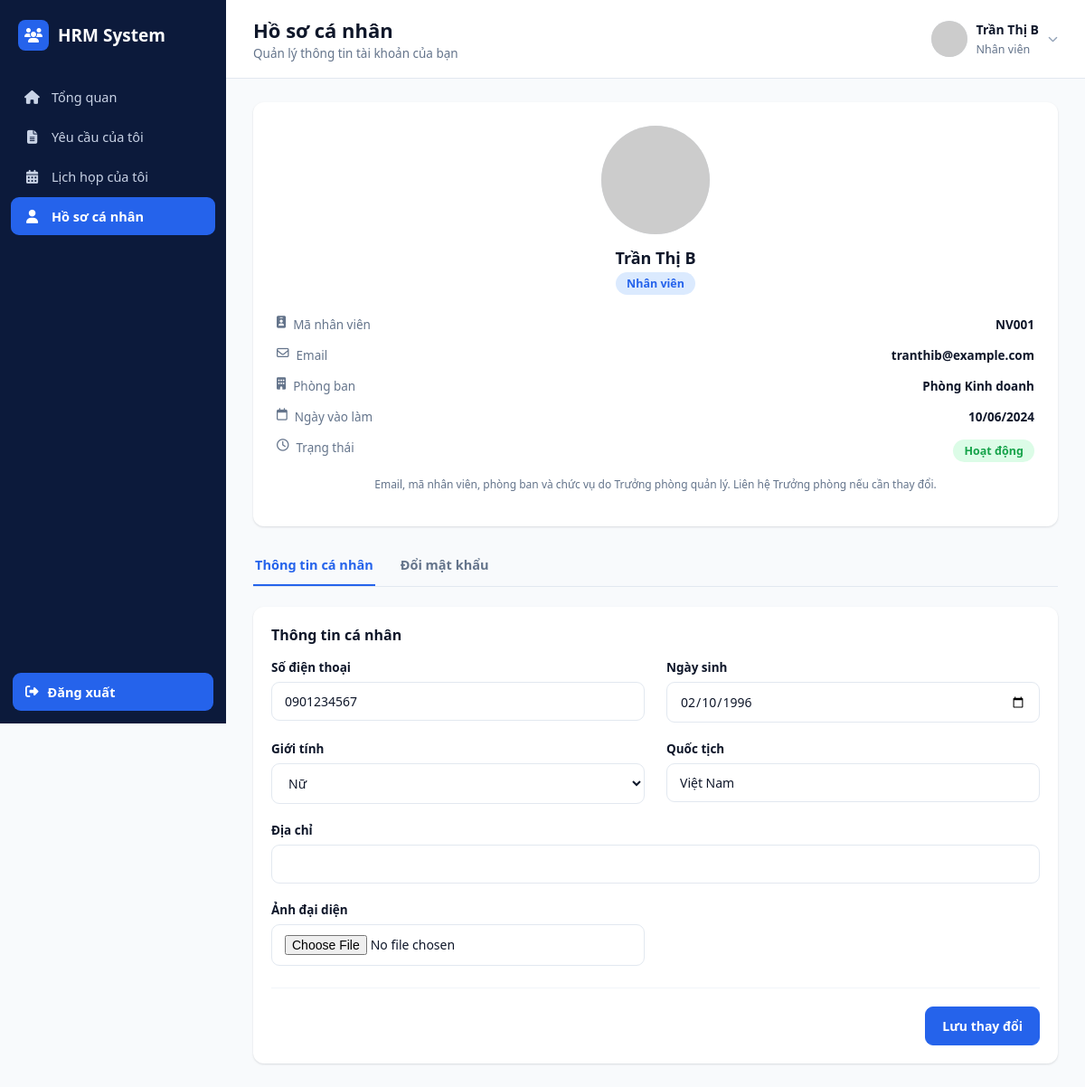
Page /employee/profile.php (signed in) on the committed database.
### tables this page shows
CREATE TABLE nhan_vien (
    id INT AUTO_INCREMENT PRIMARY KEY,
    ma_nv VARCHAR(20) NOT NULL UNIQUE,
    ho_ten VARCHAR(100) NOT NULL,
    email VARCHAR(100) NOT NULL UNIQUE,
    mat_khau VARCHAR(255) NOT NULL,
    sdt VARCHAR(20) DEFAULT NULL,
    chuc_vu ENUM('Nhân viên','Trưởng phòng') NOT NULL DEFAULT 'Nhân viên',
    gioi_tinh ENUM('Nam','Nữ','Khác') DEFAULT 'Nam',
    ngay_sinh DATE DEFAULT NULL,
    ngay_vao_lam DATE DEFAULT NULL,
    dia_chi TEXT,
    phong_ban_id INT DEFAULT NULL,
    avatar VARCHAR(255) DEFAULT NULL,
    trang_thai ENUM('Hoạt động','Nghỉ việc') NOT NULL DEFAULT 'Hoạt động',
    cccd VARCHAR(20) DEFAULT NULL,
    ngay_cap DATE DEFAULT NULL,
    noi_cap VARCHAR(150) DEFAULT NULL,
    tinh_trang_hon_nhan VARCHAR(50) DEFAULT NULL,
    quoc_tich VARCHAR(50) DEFAULT 'Việt Nam',
    ghi_chu TEXT,
    created_at TIMESTAMP DEFAULT CURRENT_TIMESTAMP,
    FOREIGN KEY (phong_ban_id) REFERENCES phong_ban(id) ON DELETE SET NULL
);

CREATE TABLE phong_ban (
    id INT AUTO_INCREMENT PRIMARY KEY,
    ten_phong_ban VARCHAR(100) NOT NULL
);

### includes/auth.php (called while the page is built, shortened)
<?php
require_once __DIR__ . '/../config/db.php';
function require_employee()
{
    $u = current_user();
}
function current_user()
{
    global $pdo;
    static $user = null;
    if ($user !== null) {
        return $user;
    }
    $stmt = $pdo->prepare('SELECT nv.*, pb.ten_phong_ban FROM nhan_vien nv
                            LEFT JOIN phong_ban pb ON pb.id = nv.phong_ban_id
                            WHERE nv.id = ?');
    $stmt->execute([$_SESSION['user_id']]);
    $user = $stmt->fetch();
    return $user;
}
function format_date($date, $withTime = false)
{
    $ts = strtotime($date);
    return $withTime ? date('d/m/Y H:i', $ts) : date('d/m/Y', $ts);
}
function e($str)
{
    return htmlspecialchars($str ?? '', ENT_QUOTES, 'UTF-8');
}

### employee/profile.php (the view, shortened to what this page needs)
<?php
require_once __DIR__ . '/../includes/auth.php';
require_employee();
$page_title = 'Hồ sơ cá nhân';
$page_subtitle = 'Quản lý thông tin tài khoản của bạn';
include __DIR__ . '/includes/head_meta.php';
?>
<div class="app">
    <?php include __DIR__ . '/includes/sidebar.php'; ?>
    <div class="main">
        <?php include __DIR__ . '/includes/header.php'; ?>
        <div class="content">
            <div class="profile-grid">
                <div class="profile-side">
                    <div class="avatar-wrap">
                        <img id="sideAvatar" src="<?= !empty($u['avatar']) ? '../uploads/avatars/'.e($u['avatar']) : 'https://ui-avatars.com/api/?background=2563eb&color=fff&size=120&name='.urlencode($u['ho_ten']) ?>">
                    </div>
                    <h2><?= e($u['ho_ten']) ?></h2>
                    <span class="role-badge"><?= e($u['chuc_vu']) ?></span>
                    <div class="info-list">
                        <div class="row"><span class="ic"><i class="fa-solid fa-id-badge"></i> Mã nhân viên</span><b><?= e($u['ma_nv']) ?></b></div>
                        <div class="row"><span class="ic"><i class="fa-regular fa-envelope"></i> Email</span><b><?= e($u['email']) ?></b></div>
                        <div class="row"><span class="ic"><i class="fa-solid fa-building"></i> Phòng ban</span><b><?= e($u['ten_phong_ban'] ?? '—') ?></b></div>
                        <div class="row"><span class="ic"><i class="fa-regular fa-calendar"></i> Ngày vào làm</span><b><?= format_date($u['ngay_vao_lam']) ?></b></div>
                        <div class="row"><span class="ic"><i class="fa-regular fa-clock"></i> Trạng thái</span><b><span class="badge-status active"><?= e($u['trang_thai']) ?></span></b></div>
                    </div>
                    <p style="font-size:12px;color:var(--gray-500);margin-top:16px;">
                        Email, mã nhân viên, phòng ban và chức vụ do Trưởng phòng quản lý. Liên hệ Trưởng phòng nếu cần thay đổi.
                    </p>
                </div>
                <div>
                    <div class="tabs">
                        <a href="#" class="tab-link active" data-tab="tab-info">Thông tin cá nhân</a>
                        <a href="#" class="tab-link" data-tab="tab-account" id="doi-mat-khau-tab">Đổi mật khẩu</a>
                    </div>
                    <div class="tab-content" id="tab-info">
                        <div class="panel">
                            <h3>Thông tin cá nhân</h3>
                            <form method="POST" enctype="multipart/form-data">
                                <div class="form-grid">
                                    <div class="form-group"><label>Số điện thoại</label><input type="text" name="sdt" value="<?= e($u['sdt']) ?>"></div>
                                    <div class="form-group"><label>Ngày sinh</label><input type="date" name="ngay_sinh" value="<?= e($u['ngay_sinh']) ?>"></div>
                                    <div class="form-group">
                                        <label>Giới tính</label>
                                        <select name="gioi_tinh">
                                            <option value="Nữ" <?= $u['gioi_tinh']==='Nữ'?'selected':'' ?>>Nữ</option>
                                        </select>
                                    </div>
                                    <div class="form-group"><label>Quốc tịch</label><input type="text" name="quoc_tich" value="<?= e($u['quoc_tich']) ?>"></div>
                                    <div class="form-group" style="grid-column:1/-1;"><label>Địa chỉ</label><input type="text" name="dia_chi" value="<?= e($u['dia_chi']) ?>"></div>
                                    <div class="form-group">
                                        <label>Ảnh đại diện</label>
                                        <input type="file" name="avatar" accept=".jpg,.jpeg,.png" onchange="previewAvatar(this,'sideAvatar')">
                                    </div>
                                </div>
                                <div class="form-actions"><button type="submit" class="btn btn-primary">Lưu thay đổi</button></div>
                            </form>
                        </div>
                    </div>
                </div>
            </div>
        </div>
    </div>
</div>
</body>
</html>

### employee/includes/header.php (shortened to what this page needs)
<?php
$u = current_user();
$avatar = !empty($u['avatar']) ? '../uploads/avatars/' . $u['avatar'] : '';
?>
<header class="topbar">
    <div class="title-block">
        <h1><?= e($page_title ?? '') ?></h1>
        <p><?= e($page_subtitle ?? '') ?></p>
    </div>
    <div class="right">
        <div class="user" id="userMenuBtn">
            <img src="<?= e($avatar) ?>" alt="avatar" onerror="this.src='https://ui-avatars.com/api/?background=2563eb&color=fff&name=<?= urlencode($u['ho_ten'] ?? 'User') ?>'">
            <div class="info">
                <b><?= e($u['ho_ten'] ?? '') ?></b>
                <span><?= e($u['chuc_vu'] ?? '') ?></span>
            </div>
            <i class="fa-solid fa-chevron-down" style="font-size:11px;color:#94a3b8;"></i>
        </div>
    </div>
</header>

### assets/css/style.css (style rules this page uses)
:root { --navy:#0c1a3b; --navy-light:#13234f; --blue:#2563eb; --blue-dark:#1d4ed8; --green:#16a34a; --green-bg:#dcfce7; --red:#dc2626; --red-bg:#fee2e2; --orange:#f59e0b; --orange-bg:#fef3c7; --purple:#7c3aed; --purple-bg:#ede9fe; --gray-50:#f8fafc; --gray-100:#f1f5f9; --gray-200:#e2e8f0; --gray-300:#cbd5e1; --gray-500:#64748b; --gray-700:#334155; --gray-900:#0f172a; --radius:12px; --shadow:0 1px 3px rgba(15,23,42,.08), 0 1px 2px rgba(15,23,42,.06); }
* { box-sizing:border-box; }
body { margin:0; font-family:'Segoe UI',Roboto,Helvetica,Arial,sans-serif; background:var(--gray-50); color:var(--gray-900); }
a { text-decoration:none;color:inherit; }
button { font-family:inherit;cursor:pointer; }
input,select,textarea { font-family:inherit; }
.app { display:flex;min-height:100vh; }
.main { flex:1;min-width:0;display:flex;flex-direction:column; }
.topbar { display:flex;align-items:center;justify-content:space-between; padding:18px 30px;background:#fff;border-bottom:1px solid var(--gray-200); position:sticky;top:0;z-index:20; }
.topbar .title-block h1 { font-size:22px;margin:0 0 2px;font-weight:700; }
.topbar .title-block p { margin:0;color:var(--gray-500);font-size:13.5px; }
.topbar .right { display:flex;align-items:center;gap:20px; }
.topbar .user { display:flex;align-items:center;gap:10px;cursor:pointer;position:relative; }
.topbar .user img { width:40px;height:40px;border-radius:50%;object-fit:cover;background:var(--gray-200); }
.topbar .user .info b { display:block;font-size:14px; }
.topbar .user .info span { font-size:12.5px;color:var(--gray-500); }
.content { padding:26px 30px;flex:1; }
.panel { background:#fff;border-radius:var(--radius);box-shadow:var(--shadow);padding:20px; }
.panel h3 { margin:0 0 16px;font-size:16px;font-weight:700; }
.badge-status { padding:4px 12px;border-radius:20px;font-size:12.5px;font-weight:600;display:inline-block; }
.badge-status.active,.badge-status.approved { background:var(--green-bg);color:var(--green); }
.select-box select,.form-group select,.form-group input,.form-group textarea { width:100%;padding:11px 14px;border:1px solid var(--gray-200);border-radius:9px;font-size:14px;background:#fff;color:var(--gray-900); }
.btn { padding:11px 18px;border-radius:9px;border:1px solid var(--gray-200);background:#fff;font-size:14px;font-weight:600; display:inline-flex;align-items:center;gap:8px;color:var(--gray-700); }
.btn-primary { background:var(--blue);color:#fff;border-color:var(--blue); }
.form-grid { display:grid;grid-template-columns:1fr 1fr;gap:20px 24px; }
.form-group { margin-bottom:0; }
.form-group label { display:block;font-size:13.5px;font-weight:600;margin-bottom:7px; }
.form-actions { display:flex;justify-content:flex-end;gap:12px;margin-top:24px;padding-top:20px;border-top:1px solid var(--gray-100); }
.tabs { display:flex;gap:26px;border-bottom:1px solid var(--gray-200);margin-bottom:22px; }
.tabs a { padding:12px 2px;font-size:14.5px;font-weight:600;color:var(--gray-500);border-bottom:2px solid transparent; }
.tabs a.active { color:var(--blue);border-color:var(--blue); }
.profile-grid { display:grid;grid-template-columns:290px 1fr;gap:20px;align-items:flex-start; }
.profile-side { background:#fff;border-radius:var(--radius);box-shadow:var(--shadow);padding:26px;text-align:center; }
.profile-side .avatar-wrap { position:relative;width:120px;height:120px;margin:0 auto 14px; }
.profile-side .avatar-wrap img { width:120px;height:120px;border-radius:50%;object-fit:cover;background:var(--gray-200); }
.profile-side h2 { margin:6px 0 4px;font-size:18px; }
.profile-side .role-badge { display:inline-block;background:#dbeafe;color:var(--blue);padding:4px 12px;border-radius:20px;font-size:12.5px;font-weight:600;margin-bottom:18px; }
.profile-side .info-list { text-align:left;display:flex;flex-direction:column;gap:16px;margin-top:6px; }
.profile-side .info-list .row { display:flex;justify-content:space-between;font-size:13.5px;gap:10px; }
.profile-side .info-list .row .ic { color:var(--gray-500);display:flex;gap:8px; }
.profile-side .info-list .row b { text-align:right;font-weight:600; }
@media (max-width:1200px) { .profile-grid { grid-template-columns:1fr; } }

### rows in the picture
nhan_vien: ho_ten "Trần Thị B", chuc_vu "Nhân viên", ma_nv "NV001", email "tranthib@example.com", phong_ban.ten_phong_ban "Phòng Kinh doanh", ngay_vao_lam "10/06/2024", trang_thai "Hoạt động", sdt "0901234567", ngay_sinh "02/10/1996", gioi_tinh "Nữ", quoc_tich "Việt Nam"

### other values in the picture
$m['label'] "Tổng quan"
$m['label'] "Yêu cầu của tôi"
$m['label'] "Lịch họp của tôi"
$m['label'] "Hồ sơ cá nhân"
$page_title "Hồ sơ cá nhân"
$page_subtitle "Quản lý thông tin tài khoản của bạn"
